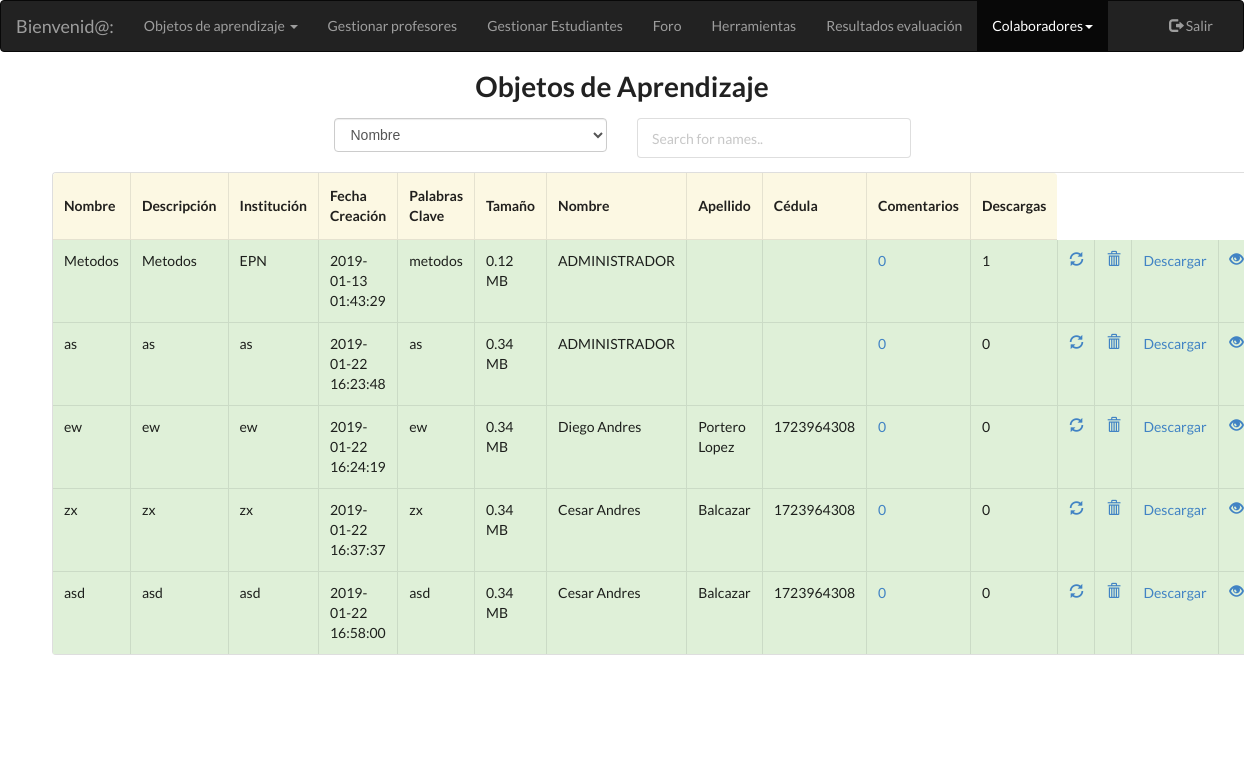
Page /aplicacion/modulos_administrador/adm_colaboradores/contribuciones.php on the committed database.
### tables this page shows
CREATE TABLE `objeto_aprendizaje` (
  `idobjeto_aprendizaje` int(11) NOT NULL,
  `nombre` varchar(45) DEFAULT NULL,
  `descripcion` varchar(500) DEFAULT NULL,
  `id_usuario` int(11) DEFAULT NULL,
  `institucion` varchar(45) DEFAULT NULL,
  `fechaCreacion` timestamp NOT NULL DEFAULT CURRENT_TIMESTAMP,
  `palabras_clave` varchar(500) DEFAULT NULL,
  `tamanio` varchar(45) DEFAULT NULL,
  `ruta` varchar(45) DEFAULT NULL,
  `materia` varchar(50) DEFAULT NULL,
  `descarga` int(11) DEFAULT NULL
);

CREATE TABLE `estudiante` (
  `idestudiante` int(11) NOT NULL,
  `ci` varchar(45) DEFAULT NULL,
  `nombres` varchar(45) DEFAULT NULL,
  `apellidos` varchar(45) DEFAULT NULL,
  `carrera` varchar(45) DEFAULT NULL,
  `id_facultad` int(11) DEFAULT NULL,
  `mail` varchar(45) DEFAULT NULL,
  `id_usuario` int(11) DEFAULT NULL
);

CREATE TABLE `profesor` (
  `idprofesor` int(11) NOT NULL,
  `ci` varchar(10) DEFAULT NULL,
  `nombres` varchar(45) DEFAULT NULL,
  `apellidos` varchar(45) DEFAULT NULL,
  `id_departamento` int(11) DEFAULT NULL,
  `id_facultad` int(11) DEFAULT NULL,
  `mail` varchar(45) DEFAULT NULL,
  `id_usuario` int(11) DEFAULT NULL
);

### aplicacion/clases_negocio/funciones_oa_profesor.php (called while the page is built, shortened)
<?php
function obtener_tipo_usuario_con_id($id_usuario){
    $conexion = new Conexion();
    $statement = 'select * from usuario where idUsuario=?';
    $consulta = $conexion->prepare($statement);
    $consulta->setFetchMode(PDO::FETCH_ASSOC);
    $consulta->execute([$id_usuario]);
    if ($consulta->rowCount() != 0) {
        $fila = $consulta->fetch();
        $tipo_usuario = $fila['tipo_usuario'];
    }
    if (isset($tipo_usuario)) {
        return $tipo_usuario;
    } else {
        return null;
    }
}
function obtener_id_profesor_con_id_usuario($id_usuario) {
    $conexion = new Conexion();
    $statement = 'select pro.idprofesor from usuario as us, profesor as pro where us.idUsuario=pro.id_usuario and us.idUsuario=?';
    $consulta = $conexion->prepare($statement);
    $consulta->setFetchMode(PDO::FETCH_ASSOC);
    $consulta->execute([$id_usuario]);
    if ($consulta->rowCount() != 0) {
        $fila = $consulta->fetch();
        $id_profesor = $fila['idprofesor'];
    }
    if (isset($id_profesor)) {
        return $id_profesor;
    } else {
        return null;
    }
}
function obtener_id_estudiante_con_id_usuario($id_usuario) {
    $conexion = new Conexion();
    $statement = 'select pro.idestudiante from usuario as us, estudiante as pro where us.idUsuario=pro.id_usuario and us.idUsuario=?';
    $consulta = $conexion->prepare($statement);
    $consulta->setFetchMode(PDO::FETCH_ASSOC);
    $consulta->execute([$id_usuario]);
    if ($consulta->rowCount() != 0) {
        $fila = $consulta->fetch();
        $id_profesor = $fila['idestudiante'];
    }
    if (isset($id_profesor)) {
        return $id_profesor;
    } else {
        return null;
    }
}
function obtener_profesor_como_arreglo($id_profesor) {
    $conexion = new Conexion();
    $statement = 'select * from profesor where idprofesor=?';
    $consulta = $conexion->prepare($statement);
    $consulta->setFetchMode(PDO::FETCH_ASSOC);
    $consulta->execute([$id_profesor]);
    if ($consulta->rowCount() != 0) {
        $fila = $consulta->fetch();
    }
    if (isset($fila)) {
        return $fila;
    } else {
        return null;
    }
}
function obtener_estudiante_como_arreglo($id_profesor) {
    $conexion = new Conexion();
    $statement = 'select * from estudiante where idestudiante=?';
    $consulta = $conexion->prepare($statement);
    $consulta->setFetchMode(PDO::FETCH_ASSOC);
    $consulta->execute([$id_profesor]);
    if ($consulta->rowCount() != 0) {
        $fila = $consulta->fetch();
    }
    if (isset($fila)) {
        return $fila;
    } else {
        return null;
    }
}
function obtener_nro_comentarios_oa($id_objeto_aprendizaje) {
    $conexion = new Conexion();
    $statement = 'select count(*) as nro_comentarios from objeto_aprendizaje as oa, comentario as c where oa.idobjeto_aprendizaje=c.id_objeto_aprendizaje and c.id_objeto_aprendizaje=?';
    $consulta = $conexion->prepare($statement);
    $consulta->setFetchMode(PDO::FETCH_ASSOC);
    $consulta->execute([$id_objeto_aprendizaje]);
    if ($consulta->rowCount() != 0) {
        $fila = $consulta->fetch();
        $id_profesor = $fila['nro_comentarios'];
    }
    if (isset($id_profesor)) {
        return $id_profesor;
    } else {
        return null;
    }
}
?>

### aplicacion/modulos_administrador/adm_colaboradores/contribuciones.php (the view, shortened to what this page needs)
<?php
require '../../clases_negocio/funciones_oa_profesor.php';
?>
<!DOCTYPE html PUBLIC "-//W3C//DTD XHTML 1.0 Transitional//EN" "http://www.w3.org/TR/xhtml1/DTD/xhtml1-transitional.dtd">
<html xmlns="http://www.w3.org/1999/xhtml" lang="es">
<head>
    <link rel="stylesheet" href="../../../plugins/bootstrap/css/bootstrap.min.css">
    <link rel="stylesheet" href="../../../estilos/semantic.css">
</head>
<body>
<?php include './navbar_adm_colaboradores.php';?>
<div class="container-fluid text-center">
    <div class="row content">
        <div class="col-sm-12 text-center">
            <h1 class="ui header">Objetos de Aprendizaje</h1>
            <form action="../../modulos_administrador/adm_ejecutar_buscar.php" method="post" enctype="multipart/form-data">
                <div class="col-md-3">
                </div>
                <div class="col-md-3 text-left ">
                    <select class= "form-control" name="tipo_criterio" dir="ltr" id="opcBus" required>
                        <option value="nombre">Nombre</option>
                    </select><br>
                </div>
                <div  class="ui input col-md-3 text-center"">
                <input type="text" id="myInput" onkeyup="myFunction()" placeholder="Search for names.." title="Type in a name"><br><br>
                </div>
            </form>
            <div class="container" >
                <table class="ui celled table" id="myTable">
                    <thead>
                    <tr class="warning">
                        <th>Nombre</th>
                        <th>Descripción</th>
                        <th>Institución</th>
                        <th>Fecha Creación</th>
                        <th>Palabras Clave</th>
                        <th>Tamaño</th>
                        <th>Nombre</th>
                        <th>Apellido</th>
                        <th>Cédula</th>
                        <th>Comentarios</th>
                        <th>Descargas</th>
                    </tr>
                    </thead>
            </div>
            <?php
            $statement = ("select * from objeto_aprendizaje");
            $conexion = new Conexion();
            $consulta = $conexion->prepare($statement);
            $consulta->setFetchMode(PDO::FETCH_ASSOC);
            $consulta->execute();
            if ($consulta->rowCount() != 0) {
                while ($row = $consulta->fetch()) {
                    echo '<tr class="success">';
                    echo '<td>' . $row['nombre'] . '</td>';
                    echo '<td>' . $row['descripcion'] . '</td>';
                    echo '<td>' . $row['institucion'] . '</td>';
                    echo '<td>' . $row['fechaCreacion'] . '</td>';
                    echo '<td>' . $row['palabras_clave'] . '</td>';
                    echo '<td>' . number_format($row['tamanio'] / 1e6, 2, '.', '') . ' MB' . '</td>';
                    if (obtener_tipo_usuario_con_id($row['id_usuario']) == 'ADM') {
                        echo '<td>ADMINISTRADOR</td><td></td><td></td>';
                    } else if(obtener_tipo_usuario_con_id($row['id_usuario']) == 'PRO') {
                        $profesor = obtener_profesor_como_arreglo(obtener_id_profesor_con_id_usuario($row['id_usuario']));
                        echo '<td>' . $profesor['nombres'] . '</td><td>' . $profesor['apellidos'] . '</td><td>'.$profesor['ci'].'</td>';
                    }else{
                        $estudiante = obtener_estudiante_como_arreglo(obtener_id_estudiante_con_id_usuario($row['id_usuario']));
                        echo '<td>' . $estudiante['nombres'] . '</td><td>' . $estudiante['apellidos'] . '</td><td>'.$estudiante['ci'].'</td>';
                    }
                    echo '<td><a href="adm_comentarios.php?id=' . $row['idobjeto_aprendizaje'] . '">' . obtener_nro_comentarios_oa($row['idobjeto_aprendizaje']) . '</a></td>';
                    echo '<td>' . $row['descarga'] . '</td>';
                    echo '<td><a href="adm_actualizar_oa.php?id=' . $row['idobjeto_aprendizaje'] . '"><span class="glyphicon glyphicon-refresh"></a></td>';
                    echo "<td><a id='borrar'onClick=\"eliminar('".$row['idobjeto_aprendizaje']."');\" href='adm_buscar.php?id=" . $row['idobjeto_aprendizaje'] . "&idborrar=2'><span class='glyphicon glyphicon-trash'></a></td>";
                    echo "<td><a href=../" . $row['ruta'] . "  onclick= \"myFunction('" . $row['idobjeto_aprendizaje'] . "');\" >Descargar</a></td>";
                    echo "<td><a href=../../../storage/" . $row['ruta'] . ".jpg target=".'_blank'."><span class='glyphicon glyphicon-eye-open'></a></td>";
                    echo '</tr>';
                }
            }
            ?>
        </div>
    </div>
</div></br></br></br>
</body>
</body>
</html>

### rows in the picture
objeto_aprendizaje: nombre "Metodos", descripcion "Metodos", institucion "EPN", fechaCreacion "2019-01-13 01:43:29", palabras_clave "metodos", $row['tamanio']/1e6 "0.12", shows "ADMINISTRADOR", idobjeto_aprendizaje "0", descarga "1"
objeto_aprendizaje: nombre "as", descripcion "as", institucion "as", fechaCreacion "2019-01-22 16:23:48", palabras_clave "as", $row['tamanio']/1e6 "0.34", shows "ADMINISTRADOR", idobjeto_aprendizaje "0", descarga "0"
objeto_aprendizaje: nombre "ew", descripcion "ew", institucion "ew", fechaCreacion "2019-01-22 16:24:19", palabras_clave "ew", $row['tamanio']/1e6 "0.34", id_usuario.nombres "Diego Andres", id_usuario.apellidos "Portero Lopez", id_usuario.ci "1723964308", idobjeto_aprendizaje "0", descarga "0"
objeto_aprendizaje: nombre "zx", descripcion "zx", institucion "zx", fechaCreacion "2019-01-22 16:37:37", palabras_clave "zx", $row['tamanio']/1e6 "0.34", id_usuario.nombres "Cesar Andres", id_usuario.apellidos "Balcazar", id_usuario.ci "1723964308", idobjeto_aprendizaje "0", descarga "0"
objeto_aprendizaje: nombre "asd", descripcion "asd", institucion "asd", fechaCreacion "2019-01-22 16:58:00", palabras_clave "asd", $row['tamanio']/1e6 "0.34", id_usuario.nombres "Cesar Andres", id_usuario.apellidos "Balcazar", id_usuario.ci "1723964308", idobjeto_aprendizaje "0", descarga "0"
